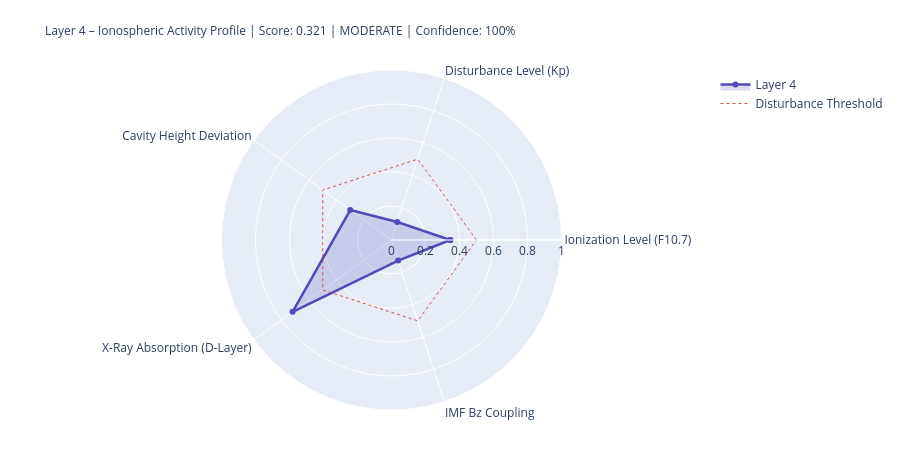

Notebook code for this chart:
### Markdown cell above
---
## 4. State Assessment & Handoff to Layer 5

### Code cell
# ============================================================
# LAYER-4-SCORE
# ============================================================

COMPONENTS = {
    'Ionization Level (F10.7)':    {'score': ioniz,       'source': 'primary' if f107_now else 'from_layer0', 'dynamic': True},
    'Disturbance Level (Kp)':          {'score': disturb,     'source': 'primary' if kp_now   else 'from_layer0', 'dynamic': True},
    'Cavity Height Deviation':    {'score': h_dev,       'source': 'derived',                                'dynamic': True},
    'X-Ray Absorption (D-Layer)':{'score': xray_ioniz,  'source': 'primary' if xray_now else 'missing',     'dynamic': True},
    'IMF Bz Coupling':             {'score': bz_coupling, 'source': 'primary' if bz_now   else 'from_layer0', 'dynamic': True},
}

available    = {k: v['score'] for k, v in COMPONENTS.items() if v['score'] is not None}
unavailable  = [k for k, v in COMPONENTS.items() if v['score'] is None]
layer4_score = round(sum(available.values()) / len(available), 4) if available else None
confidence   = round(len(available) / len(COMPONENTS), 2)
level = ('unknown' if layer4_score is None
         else 'quiet'   if layer4_score < 0.3
         else 'moderate' if layer4_score < 0.6
         else 'active')
dominant_l4 = max(available, key=available.get) if available else 'none'

# Resonance delta for Schumann SR-1
sr1_ref = schumann_freq(1, 80.0)
sr1_now = schumann_freq(1, h_eff)
sr1_delta_mhz = (sr1_now - sr1_ref) * 1000

# Propagation conditions
prop_cond = ('disturbed'   if kp_val > 4
             else 'unsettled' if kp_val > 2
             else 'normal')
if xray_class in ['X', 'M']:
    prop_cond = 'Radio-Blackout moeglich'

W = 68
print('=' * W)
print('LAYER 4 – IONOSPHERE – STATE ASSESSMENT')
print('=' * W)
for name, comp in COMPONENTS.items():
    s = comp['score']
    if s is not None:
        bar = '█' * int(s * 20) + '░' * (20 - int(s * 20))
        print(f'  {name:<36} {bar}  {s:.3f}  [{comp["source"]}]')
    else:
        print(f'  {name:<36} {"─" * 20}  n/a   [missing]')
print('-' * W)
print(f'  Score:          {layer4_score:.3f}  ({len(available)}/{len(COMPONENTS)} components)')
print(f'  Confidence:     {confidence:.0%}')
print(f'  Level:          {level.upper()}')
print(f'  Dominant:       {dominant_l4}')
print(f'  Cavity height:  {h_eff:.1f} km  (Ref: 80.0 km)')
print(f'  SR-1:           {sr1_now:.3f} Hz  (Δ {sr1_delta_mhz:+.1f} mHz vs. ref)')
print(f'  Propagation:    {prop_cond}')
print(f'  X-Ray:          {xray_class}-class  ({xray_now:.2e} W/m²)' if xray_now else '  X-Ray:          n/a')
print('=' * W)

# Radar
cats   = list(available.keys())
vals_r = list(available.values())
if len(cats) >= 3:
    fig = go.Figure()
    fig.add_trace(go.Scatterpolar(
        r=vals_r + [vals_r[0]], theta=cats + [cats[0]],
        fill='toself', fillcolor='rgba(83,74,183,0.20)',
        line=dict(color='#534AB7', width=2.5), name='Layer 4'
    ))
    fig.add_trace(go.Scatterpolar(
        r=[0.5] * (len(cats)+1), theta=cats + [cats[0]],
        line=dict(color='#E24B4A', dash='dot', width=1),
        mode='lines', name='Disturbance Threshold'
    ))
    fig.update_layout(
        title=dict(
            text=f'Layer 4 – Ionospheric Activity Profile | Score: {layer4_score:.3f} | {level.upper()} | Confidence: {confidence:.0%}',
            font=dict(size=12)
        ),
        polar=dict(radialaxis=dict(visible=True, range=[0, 1])),
        height=450, showlegend=True,
        margin=dict(l=80, r=80, t=70, b=40)
    )
    fig.show()

### Figure 1 — Plotly figure (JSON) as saved in the notebook; plotly's stock layout.template omitted (floating-point values rounded to 4 significant figures)
{"data": [{"fill": "toself", "fillcolor": "rgba(83,74,183,0.20)", "line": {"color": "#534AB7", "width": 2.5}, "name": "Layer 4", "r": [0.346, 0.111, 0.3, 0.719, 0.127, 0.346], "theta": ["Ionization Level (F10.7)", "Disturbance Level (Kp)", "Cavity Height Deviation", "X-Ray Absorption (D-Layer)", "IMF Bz Coupling", "Ionization Level (F10.7)"], "type": "scatterpolar"}, {"line": {"color": "#E24B4A", "dash": "dot", "width": 1}, "mode": "lines", "name": "Disturbance Threshold", "r": [0.5, 0.5, 0.5, 0.5, 0.5, 0.5], "theta": ["Ionization Level (F10.7)", "Disturbance Level (Kp)", "Cavity Height Deviation", "X-Ray Absorption (D-Layer)", "IMF Bz Coupling", "Ionization Level (F10.7)"], "type": "scatterpolar"}], "layout": {"height": 450, "margin": {"b": 40, "l": 80, "r": 80, "t": 70}, "polar": {"radialaxis": {"range": [0, 1], "visible": true}}, "showlegend": true, "title": {"font": {"size": 12}, "text": "Layer 4 – Ionospheric Activity Profile | Score: 0.321 | MODERATE | Confidence: 100%"}}}
